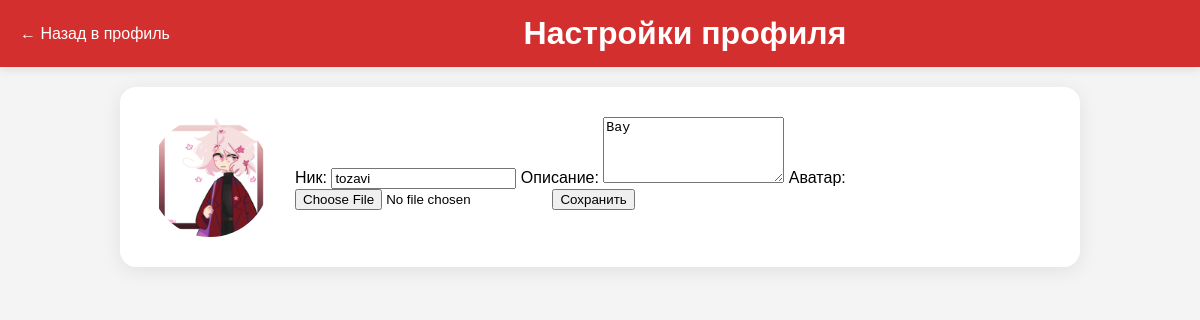
The page /settings.php (signed in) on the database its author committed.
### tables this page shows
CREATE TABLE `users` (
  `id` int NOT NULL,
  `email` varchar(255) NOT NULL,
  `login` varchar(50) NOT NULL,
  `password_hash` varchar(255) NOT NULL,
  `avatar` varchar(255) DEFAULT 'avatar.jpg',
  `about` text,
  `created_at` timestamp NULL DEFAULT CURRENT_TIMESTAMP,
  `is_admin` tinyint(1) NOT NULL DEFAULT '0'
);

### settings.php (the view, shortened to what this page needs)
<?php
require 'db.php';
$userId = $_SESSION['user_id'];
$stmt = $pdo->prepare('SELECT * FROM users WHERE id = ?');
$stmt->execute([$userId]);
$user = $stmt->fetch(PDO::FETCH_ASSOC);
?>
<!DOCTYPE html>
<html lang="ru">
<head>
    <link rel="stylesheet" href="../assets/css/profile.css">
</head>
<body>
<header class="header">
    <a href="../profile.php" class="back-btn">← Назад в профиль</a>
    <h1>Настройки профиля</h1>
</header>
<main class="profile-page">
    <form class="user-info" method="post" enctype="multipart/form-data">
        <div class="avatar" style="background-image: url('<?php echo htmlspecialchars($user['avatar']); ?>');"></div>
        <div class="user-details">
            <label>
                Ник:
                <input type="text" name="login" value="<?php echo htmlspecialchars($user['login']); ?>">
            </label>
            <label>
                Описание:
                <textarea name="about" rows="4"><?php echo htmlspecialchars($user['about']); ?></textarea>
            </label>
            <label>
                Аватар:
                <input type="file" name="avatar" accept="image/*">
            </label>
            <button type="submit" class="edit-profile-btn">Сохранить</button>
        </div>
    </form>
</main>
</body>
</html>

### assets/css/profile.css (style rules this page uses)
* { box-sizing: border-box; margin: 0; }
body { font-family: Arial, sans-serif; background: #f4f4f4; }
.header { background: #d32f2f; color: white; padding: 15px 20px; display: flex; align-items: center; gap: 20px; box-shadow: 0 2px 10px rgba(0,0,0,0.1); }
.back-btn { color: white; text-decoration: none; font-size: 16px; }
.header h1 { margin: 0; flex: 1; text-align: center; }
.profile-page { max-width: 1000px; margin: 0 auto; padding: 20px; }
.user-info { background: white; border-radius: 16px; padding: 30px; margin-bottom: 30px; display: flex; gap: 25px; box-shadow: 0 4px 20px rgba(0,0,0,0.08); }
.avatar { width: 120px; height: 120px; border-radius: 50%; background-size: cover; background-position: center; flex-shrink: 0; }
.user-details { flex: 1; }

### rows shown on the page
users: avatar (picture), login "tozavi", about "Вау"
